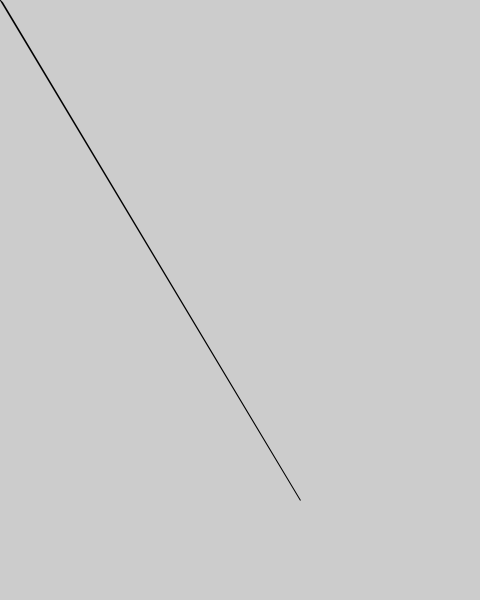
Frame 1 (no input)
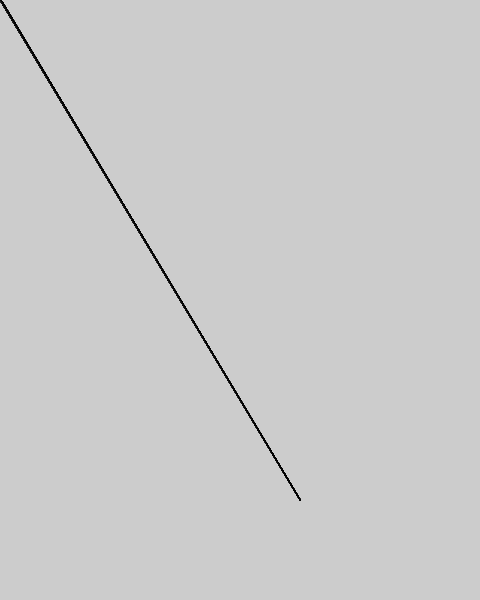
Frame 60 (the mouse pressed at the canvas centre just before this capture)
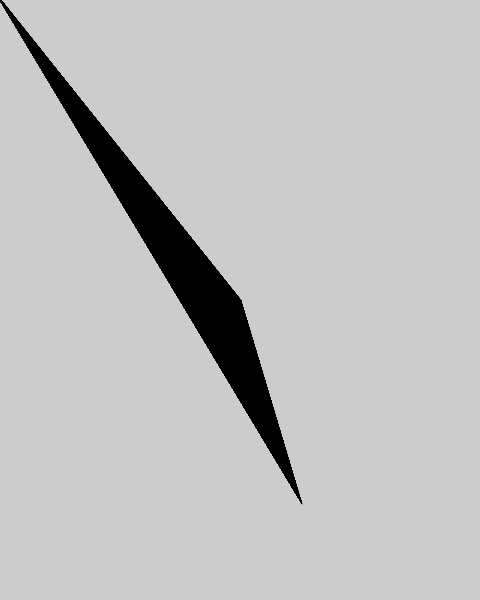
Frame 120 (the mouse held since frame 60 and released just before this capture)

The Processing sketch that drew these frames (run headless with seeded random() and noise(); from frame 60 on, the mouse is pressed at the canvas centre):

// Processing sketch: Mark
// ── Mark.pde
void setup() {
  size(480, 600);
}

void draw() {
  if (mousePressed) {
    fill(1);
    
  } else {
    fill(250);
  }
  triangle(mouseX, mouseY, 300, 500, 2, 2);
}
